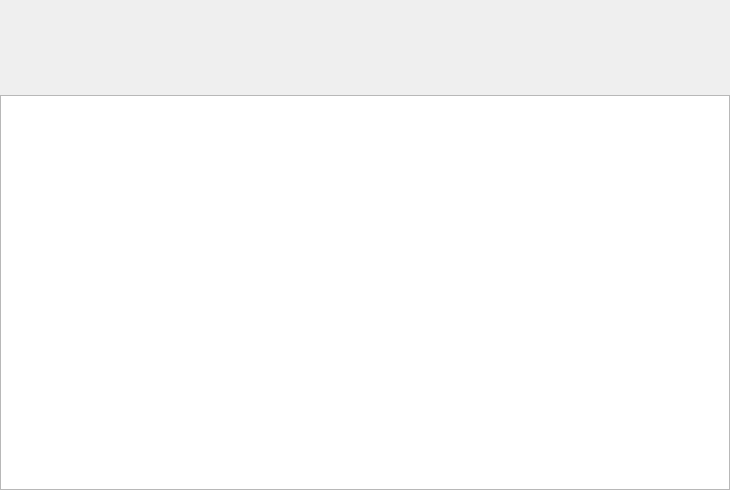
<?xml version="1.0" encoding="UTF-8"?>
<ui version="4.0">
 <class>Image</class>
 <widget class="QWidget" name="Image">
  <property name="geometry">
   <rect>
    <x>0</x>
    <y>0</y>
    <width>730</width>
    <height>490</height>
   </rect>
  </property>
  <property name="windowTitle">
   <string>Form</string>
  </property>
  <widget class="Dtk::Widget::DFrame" name="columnDfrm">
   <property name="geometry">
    <rect>
     <x>0</x>
     <y>50</y>
     <width>730</width>
     <height>40</height>
    </rect>
   </property>
  </widget>
  <widget class="Dtk::Widget::DFrame" name="conDfrm">
   <property name="geometry">
    <rect>
     <x>0</x>
     <y>0</y>
     <width>730</width>
     <height>45</height>
    </rect>
   </property>
  </widget>
  <widget class="QListWidget" name="dockerListWdg">
   <property name="geometry">
    <rect>
     <x>0</x>
     <y>95</y>
     <width>730</width>
     <height>395</height>
    </rect>
   </property>
  </widget>
 </widget>
 <customwidgets>
  <customwidget>
   <class>Dtk::Widget::DFrame</class>
   <extends>QFrame</extends>
   <header>DFrame</header>
  </customwidget>
 </customwidgets>
 <resources/>
 <connections/>
</ui>
